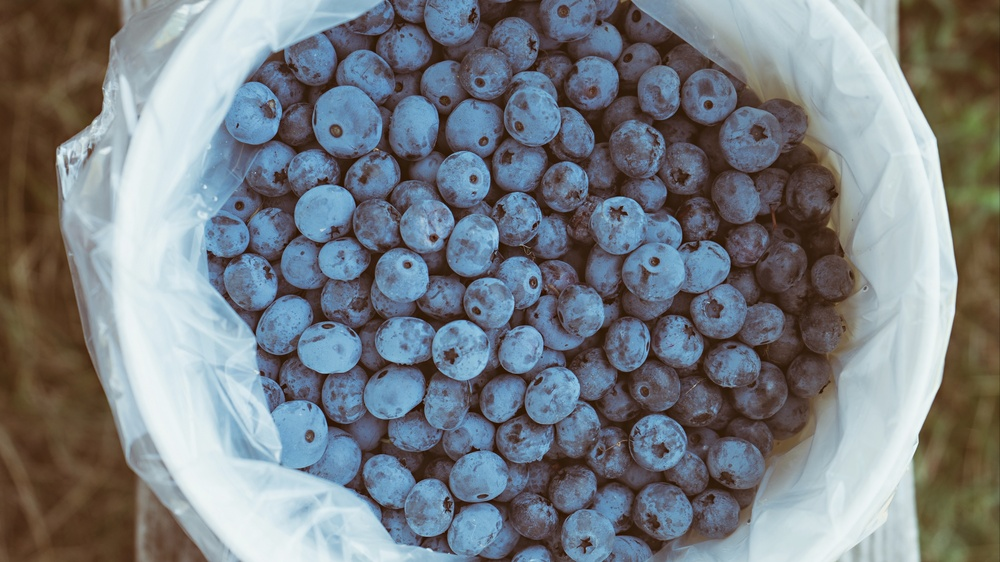
#> input picture images/4kimages/originalImages/01.jpg, 1000 x 562 px, shrunk from 3840 x 2160 before the run; its folder holds only this picture in this run
$ python test6.py
#> lines starting #> are read from the running program, lines starting #| are printed output that depends on the picture
import cv2
import glob
import numpy as np
import datetime
import os
from functions.miscellaneous import *


adressOriginalImages = './images/4kimages/originalImages/'
adressToonifyImages = './images/4kimages/toonifyImages/'
adressBluredImages = './images/4kimages/bluredImages/'
adressEdgesImages = './images/4kimages/edgesImages/'
adressbFilteredImages = './images/4kimages/bFilteredImages/'
adressQuantizedImages = './images/4kimages/quantizedImages/'

adresses = [adressOriginalImages, adressToonifyImages, adressBluredImages, adressEdgesImages, adressbFilteredImages,
            adressQuantizedImages]

for adress in (adresses[1:]):
    if not os.path.exists(adress):
        os.makedirs(adress)


typeImage = 'jpg'
typeImage = '*.' + typeImage
originalImagesArray = [cv2.imread(file) for file in sorted(glob.glob(adresses[0] + typeImage))]
#> originalImagesArray = 1 item
typeImage = typeImage[1:]

a = datetime.datetime.now()
bigImage = 0
profile = 0
for index in range(len(originalImagesArray)):
    print(str((index + 1)) + 'º Image processing...')
    imageAux = originalImagesArray[index]
    image = originalImagesArray[index]
    height, width, channels = image.shape

    # Se a imagem for além de FULL HD - 1920x1080 - #
    if height * width > 2073600:
        bigImage = 1
        print(bigImage)
        image = cv2.resize(image, (int(width / 2), int(height / 2)), interpolation=cv2.INTER_CUBIC)

    # Suavizo a imagem para reduzir ruídos e capturar suas bordas em seguida #
    imageBlured = cv2.medianBlur(image, 7)

    # Capturo as bordas da imagem, as transformo de preto para branco e as faço ser RGB (ter 3 canais de cores) #
    imageEdges = cv2.Canny(imageBlured, 62.5, 125, L2gradient=True)
    imageEdges = cv2.bitwise_not(imageEdges)
    imageEdges = cv2.cvtColor(imageEdges, cv2.COLOR_GRAY2RGB)

    # Aplico um filtro bilateral para suavizar os detalhes na imagem #
    imageFiltered = cv2.bilateralFilter(imageBlured, 7, 35, 35)

    if bigImage == 1:
        imageEdges = cv2.resize(imageEdges, (width, height), interpolation=cv2.INTER_CUBIC)
        imageFiltered = cv2.resize(imageFiltered, (width, height), interpolation=cv2.INTER_CUBIC)

    # Início da quantização das cores #
    imageKmeans = imageFiltered.reshape((-1, 3))
    imageKmeans = np.float32(imageKmeans)
    # Defino um critério de parada para o algoritmo Kmeans. Ou são feitas 10 iterações, ou o episilon 1 é atingido #
    quantizationCriteria = (cv2.TERM_CRITERIA_EPS + cv2.TERM_CRITERIA_MAX_ITER, 10, 1)
    # Defino a quantidade de clusters para as cores #
    kClusters = 24
    _ret, _label, _center = cv2.kmeans(imageKmeans, kClusters, None, quantizationCriteria, 10,
                                       cv2.KMEANS_RANDOM_CENTERS)
    _center = np.uint8(_center)
    _res = _center[_label.flatten()]
    imageQuantized = _res.reshape(imageAux.shape)

    # Recombino a imagem quantizada com as bordas da imagem borrada #
    imageToonify = cv2.bitwise_and(imageQuantized, imageEdges)

    if profile == 0:
        cv2.imwrite(adresses[2] + 'imageBlured' + str((index + 1)) + typeImage, imageBlured)
        cv2.imwrite(adresses[3] + 'imageEdges' + str((index + 1)) + typeImage, imageEdges)
        cv2.imwrite(adresses[4] + 'imageFiltered' + str((index + 1)) + typeImage, imageFiltered)
        cv2.imwrite(adresses[5] + 'imageQuantized' + str((index + 1)) + typeImage, imageQuantized)
    cv2.imwrite(adresses[1] + 'imageCartoon' + str((index + 1)) + typeImage, imageToonify)
#> this loop made 1 pass
#> (height, width, channels, quantizationCriteria, kClusters) on pass 1: (562, 1000, 3, (3, 10, 1), 24)
#> (printed output is left out)
#> pass 1, `imageEdges = cv2.Canny(imageBlured, 62.5, 125, L2gradient=True)`:
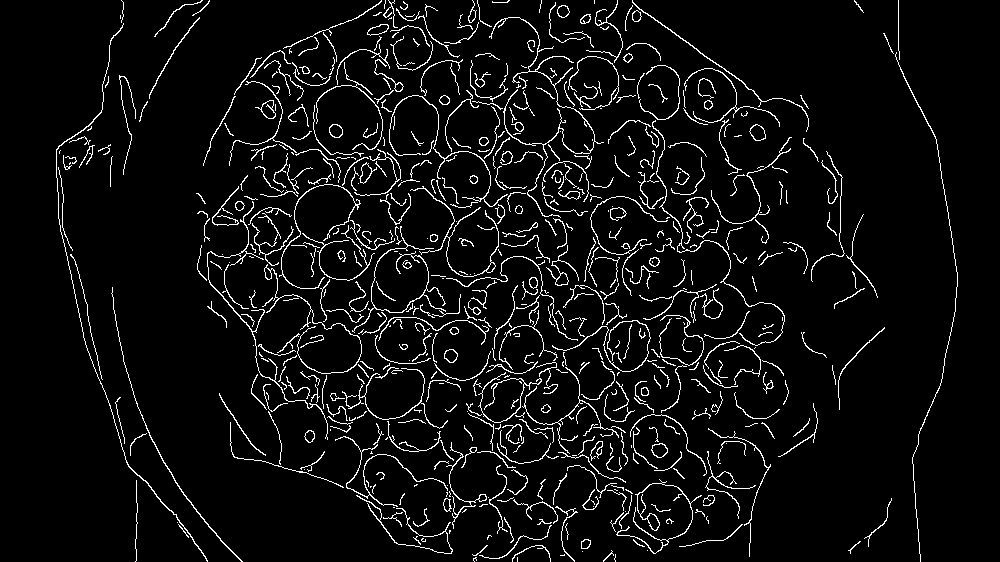
#> imageEdges: shape (562, 1000); 5.7% white in thin lines or dots
#> image is the input picture: shape (562, 1000, 3); mean B, G, R 131.5, 126.3, 120.2
#> after the loop:
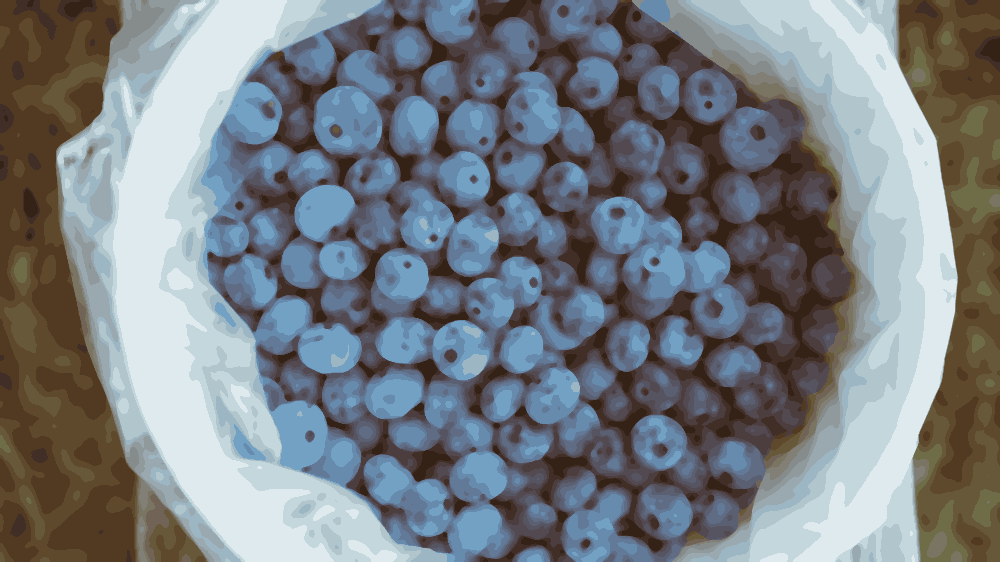
#> imageQuantized: shape (562, 1000, 3); mean B, G, R 131.5, 126.2, 119.9
b = datetime.datetime.now()

print("Success! Images were created.")
print("\nThe program took %d hours, %d minutes and %d seconds to execute"%(abs(b.hour-a.hour), abs(b.minute-a.minute), abs(b.second-a.second)))
